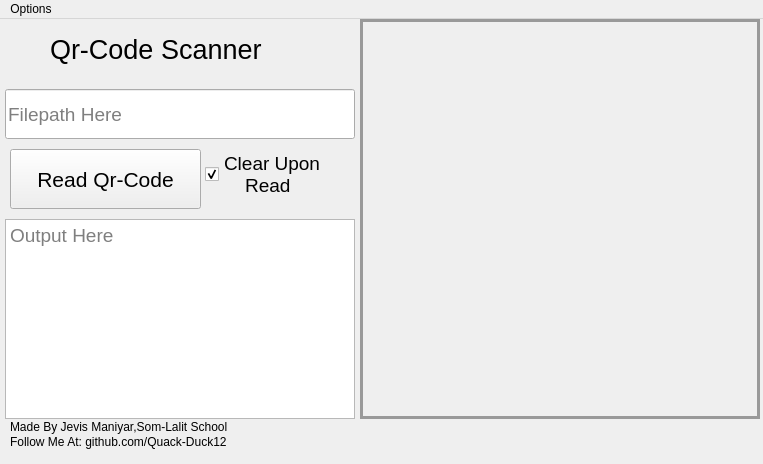
<?xml version="1.0" encoding="UTF-8"?>
<ui version="4.0">
 <class>MainWindow</class>
 <widget class="QMainWindow" name="MainWindow">
  <property name="geometry">
   <rect>
    <x>0</x>
    <y>0</y>
    <width>763</width>
    <height>464</height>
   </rect>
  </property>
  <property name="windowTitle">
   <string>Qr-Code Scanner</string>
  </property>
  <widget class="QWidget" name="centralwidget">
   <widget class="QLabel" name="label">
    <property name="geometry">
     <rect>
      <x>50</x>
      <y>-10</y>
      <width>251</width>
      <height>81</height>
     </rect>
    </property>
    <property name="font">
     <font>
      <pointsize>20</pointsize>
     </font>
    </property>
    <property name="text">
     <string>Qr-Code Scanner</string>
    </property>
   </widget>
   <widget class="QLabel" name="Display">
    <property name="geometry">
     <rect>
      <x>360</x>
      <y>0</y>
      <width>400</width>
      <height>400</height>
     </rect>
    </property>
    <property name="cursor">
     <cursorShape>BlankCursor</cursorShape>
    </property>
    <property name="styleSheet">
     <string notr="true">border: 3px solid #999999;</string>
    </property>
    <property name="text">
     <string/>
    </property>
   </widget>
   <widget class="QLineEdit" name="Filepath">
    <property name="geometry">
     <rect>
      <x>5</x>
      <y>70</y>
      <width>350</width>
      <height>50</height>
     </rect>
    </property>
    <property name="font">
     <font>
      <pointsize>14</pointsize>
     </font>
    </property>
    <property name="placeholderText">
     <string>Filepath Here</string>
    </property>
   </widget>
   <widget class="QPushButton" name="Readbutton">
    <property name="geometry">
     <rect>
      <x>10</x>
      <y>130</y>
      <width>191</width>
      <height>60</height>
     </rect>
    </property>
    <property name="font">
     <font>
      <pointsize>16</pointsize>
     </font>
    </property>
    <property name="cursor">
     <cursorShape>PointingHandCursor</cursorShape>
    </property>
    <property name="text">
     <string>Read Qr-Code</string>
    </property>
   </widget>
   <widget class="QTextBrowser" name="Output">
    <property name="geometry">
     <rect>
      <x>5</x>
      <y>200</y>
      <width>350</width>
      <height>200</height>
     </rect>
    </property>
    <property name="font">
     <font>
      <pointsize>14</pointsize>
     </font>
    </property>
    <property name="cursor" stdset="0">
     <cursorShape>IBeamCursor</cursorShape>
    </property>
    <property name="mouseTracking">
     <bool>true</bool>
    </property>
    <property name="documentTitle">
     <string/>
    </property>
    <property name="placeholderText">
     <string>Output Here</string>
    </property>
   </widget>
   <widget class="QLabel" name="label_2">
    <property name="geometry">
     <rect>
      <x>10</x>
      <y>400</y>
      <width>231</width>
      <height>16</height>
     </rect>
    </property>
    <property name="text">
     <string>Made By Jevis Maniyar,Som-Lalit School</string>
    </property>
   </widget>
   <widget class="QLabel" name="label_3">
    <property name="geometry">
     <rect>
      <x>10</x>
      <y>415</y>
      <width>301</width>
      <height>16</height>
     </rect>
    </property>
    <property name="text">
     <string>Follow Me At: github.com/Quack-Duck12</string>
    </property>
   </widget>
   <widget class="QCheckBox" name="Checkbox">
    <property name="geometry">
     <rect>
      <x>205</x>
      <y>130</y>
      <width>161</width>
      <height>51</height>
     </rect>
    </property>
    <property name="minimumSize">
     <size>
      <width>161</width>
      <height>0</height>
     </size>
    </property>
    <property name="font">
     <font>
      <pointsize>14</pointsize>
     </font>
    </property>
    <property name="cursor">
     <cursorShape>PointingHandCursor</cursorShape>
    </property>
    <property name="text">
     <string>Clear Upon
    Read</string>
    </property>
    <property name="checked">
     <bool>true</bool>
    </property>
    <property name="autoRepeat">
     <bool>false</bool>
    </property>
   </widget>
  </widget>
  <widget class="QMenuBar" name="menubar">
   <property name="geometry">
    <rect>
     <x>0</x>
     <y>0</y>
     <width>763</width>
     <height>26</height>
    </rect>
   </property>
   <widget class="QMenu" name="menuOptions">
    <property name="title">
     <string>Options</string>
    </property>
    <addaction name="Savebutton"/>
    <addaction name="separator"/>
    <addaction name="Clearbutton"/>
    <addaction name="Exitbutton"/>
   </widget>
   <addaction name="menuOptions"/>
  </widget>
  <action name="Exitbutton">
   <property name="text">
    <string>Exit</string>
   </property>
  </action>
  <action name="Savebutton">
   <property name="text">
    <string>Save As Text</string>
   </property>
  </action>
  <action name="Clearbutton">
   <property name="text">
    <string>Clear</string>
   </property>
  </action>
 </widget>
 <resources/>
 <connections/>
</ui>
